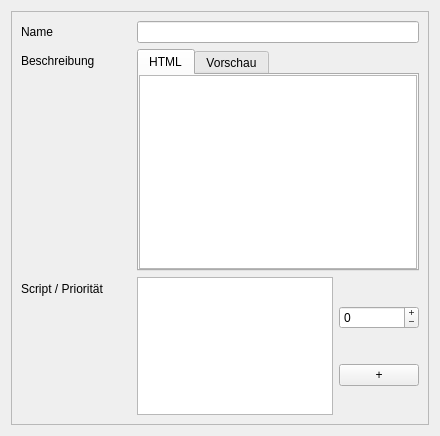
<?xml version="1.0" encoding="UTF-8"?>
<ui version="4.0">
 <class>dialog</class>
 <widget class="QWidget" name="dialog">
  <property name="geometry">
   <rect>
    <x>0</x>
    <y>0</y>
    <width>440</width>
    <height>436</height>
   </rect>
  </property>
  <property name="windowTitle">
   <string>Taverne - Waffeneigenschaft bearbeiten...</string>
  </property>
  <layout class="QVBoxLayout" name="verticalLayout_4">
   <item>
    <widget class="QScrollArea" name="scrollArea">
     <property name="widgetResizable">
      <bool>true</bool>
     </property>
     <widget class="QWidget" name="scrollAreaWidgetContents">
      <property name="geometry">
       <rect>
        <x>0</x>
        <y>0</y>
        <width>420</width>
        <height>416</height>
       </rect>
      </property>
      <layout class="QFormLayout" name="formLayout">
       <item row="0" column="0">
        <widget class="QLabel" name="labelName">
         <property name="text">
          <string>Name</string>
         </property>
        </widget>
       </item>
       <item row="0" column="1">
        <widget class="QLineEdit" name="leName"/>
       </item>
       <item row="1" column="0">
        <widget class="QLabel" name="labelBeschreibung">
         <property name="text">
          <string>Beschreibung</string>
         </property>
        </widget>
       </item>
       <item row="1" column="1">
        <widget class="QTabWidget" name="tabWidget">
         <property name="currentIndex">
          <number>0</number>
         </property>
         <widget class="QWidget" name="tab">
          <attribute name="title">
           <string>HTML</string>
          </attribute>
          <layout class="QVBoxLayout" name="verticalLayout">
           <property name="spacing">
            <number>0</number>
           </property>
           <property name="leftMargin">
            <number>0</number>
           </property>
           <property name="topMargin">
            <number>0</number>
           </property>
           <property name="rightMargin">
            <number>0</number>
           </property>
           <property name="bottomMargin">
            <number>0</number>
           </property>
           <item>
            <widget class="QPlainTextEdit" name="teBeschreibung">
             <property name="sizePolicy">
              <sizepolicy hsizetype="Expanding" vsizetype="MinimumExpanding">
               <horstretch>0</horstretch>
               <verstretch>0</verstretch>
              </sizepolicy>
             </property>
            </widget>
           </item>
          </layout>
         </widget>
         <widget class="QWidget" name="tab_2">
          <attribute name="title">
           <string>Vorschau</string>
          </attribute>
          <layout class="QVBoxLayout" name="verticalLayout_2">
           <property name="leftMargin">
            <number>0</number>
           </property>
           <property name="topMargin">
            <number>0</number>
           </property>
           <property name="rightMargin">
            <number>0</number>
           </property>
           <property name="bottomMargin">
            <number>0</number>
           </property>
           <item>
            <widget class="QTextBrowser" name="tbBeschreibung"/>
           </item>
          </layout>
         </widget>
        </widget>
       </item>
       <item row="2" column="0">
        <widget class="QLabel" name="labelScript">
         <property name="minimumSize">
          <size>
           <width>110</width>
           <height>0</height>
          </size>
         </property>
         <property name="text">
          <string>Script / Priorität</string>
         </property>
        </widget>
       </item>
       <item row="2" column="1">
        <layout class="QHBoxLayout" name="horizontalLayout">
         <item>
          <widget class="QPlainTextEdit" name="teScript"/>
         </item>
         <item>
          <layout class="QVBoxLayout" name="verticalLayout_3">
           <item>
            <widget class="QSpinBox" name="spinScriptPrio">
             <property name="toolTip">
              <string>&lt;html&gt;&lt;head/&gt;&lt;body&gt;&lt;p&gt;Die Skript-Priorität legt die Reihenfolge der Auswertung fest. 0 ist Standard, negative Werte werden davor, positive Werte danach ausgewertet. Dies ist relevant, falls bspw. die INI verdoppelt werden soll nachdem Kampfreflexe eingerechnet wurde. In diesem Fall sollte die Skript-Priorität höher als die von Kampfreflexe sein.&lt;/p&gt;&lt;/body&gt;&lt;/html&gt;</string>
             </property>
             <property name="buttonSymbols">
              <enum>QAbstractSpinBox::ButtonSymbols::PlusMinus</enum>
             </property>
             <property name="minimum">
              <number>-999</number>
             </property>
             <property name="maximum">
              <number>999</number>
             </property>
             <property name="singleStep">
              <number>1</number>
             </property>
             <property name="value">
              <number>0</number>
             </property>
            </widget>
           </item>
           <item>
            <widget class="QPushButton" name="buttonPickScript">
             <property name="font">
              <font>
               <hintingpreference>PreferNoHinting</hintingpreference>
              </font>
             </property>
             <property name="toolTip">
              <string>Scripteditor öffnen</string>
             </property>
             <property name="text">
              <string>+</string>
             </property>
             <property name="class" stdset="0">
              <string>iconSmall</string>
             </property>
            </widget>
           </item>
          </layout>
         </item>
        </layout>
       </item>
      </layout>
     </widget>
    </widget>
   </item>
  </layout>
 </widget>
 <tabstops>
  <tabstop>leName</tabstop>
 </tabstops>
 <resources/>
 <connections/>
</ui>
